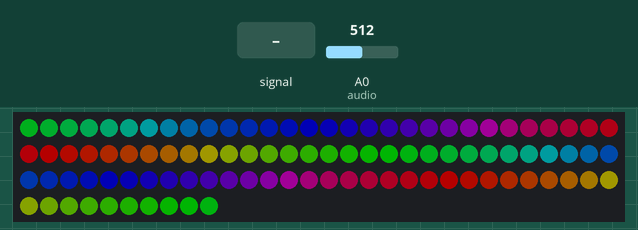
Bench run of a sketch on a simulated Arduino Uno, built with avr-gcc and run on an emulated ATmega328P. On the bench: 100 RGB LEDs in strip order, left to right, continuing on the next row. Inputs (shaded band) come from the test bench; at power-on: A0 (audio) = 512. Dim RGB values are drawn brighter than linear.

Above: at 1.2 s.
1.3 s: A0 (audio) fed a 200 Hz sine of ±255 counts around its level
4.3 s: A0 (audio) set to 75
7.3 s: A0 (audio) set to 0
At 7.8 s:
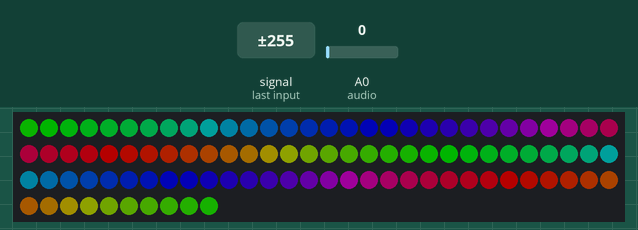
9.1 s: A0 (audio) set to 95
At 9.63 s:
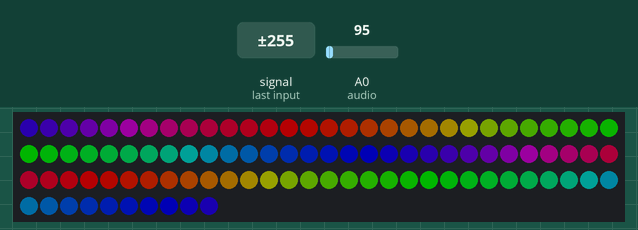
10.9 s: A0 (audio) fed a 200 Hz sine of ±81 counts around its level
Timing chart, 0 to 13.9 s (numbered marks = the images above; inputs shaded):
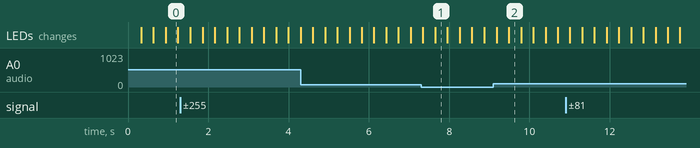

The sketch:

music_visualizer_variant_1.ino
```cpp
#include <FastLED.h>

#define LED_PIN     13
#define NUM_LEDS    100
#define BRIGHTNESS  64
#define LED_TYPE    WS2811
#define COLOR_ORDER BRG

CRGB leds[NUM_LEDS];

#define UPDATES_PER_SECOND 250

int sens_val = 27;
int audio = A0;
int loop_max = 0;
int k = 255;
int decay = 0;
int decay_check = 0;
long pre_react = 0;
long react = 0;
long post_react = 0;
int wheel_speed = 1;

void setup()
{
  FastLED.addLeds<LED_TYPE, LED_PIN, COLOR_ORDER>(leds, NUM_LEDS).setCorrection( TypicalLEDStrip );
  FastLED.setBrightness(BRIGHTNESS);

  for (int i = 0; i < NUM_LEDS; i++) { leds[i] = CRGB(0, 0, 0); }

  FastLED.show();

  pinMode(audio, INPUT);
}

CRGB Scroll(int pos) {
  CRGB color (0,0,0);
  if(pos < 85) {
    color.g = 0;
    color.r = ((float)pos / 85.0f) * 255.0f;
    color.b = 255 - color.r;
  } else if(pos < 170) {
    color.g = ((float)(pos - 85) / 85.0f) * 255.0f;
    color.r = 255 - color.g;
    color.b = 0;
  } else if(pos < 256) {
    color.b = ((float)(pos - 170) / 85.0f) * 255.0f;
    color.g = 255 - color.b;
    color.r = 1;
  }
  return color;
}

void rainbow()
{
  for(int i = NUM_LEDS - 1; i >= 0; i--) {
    if (i < react)
      leds[i] = Scroll((i * 256 / 50 + k) % 256);
    else
      leds[i] = CRGB(0, 0, 0);
  }
  FastLED.show();
}

void loop()
{
  int audio_input = analogRead(audio) * sens_val;
  if (audio_input > 0)
  {
    pre_react = ((long)NUM_LEDS * (long)audio_input) / 255L;
    if (pre_react > react)
      react = pre_react;
    Serial.print(audio_input);
    Serial.print(" -> ");
    Serial.println(pre_react);
  }

  rainbow();

  k = k - wheel_speed;
  if (k < 0)
    k = 255;
  decay_check++;
  if (decay_check > decay)
  {
    decay_check = 0;
    if (react > 0)
      react--;
  }

}
```
